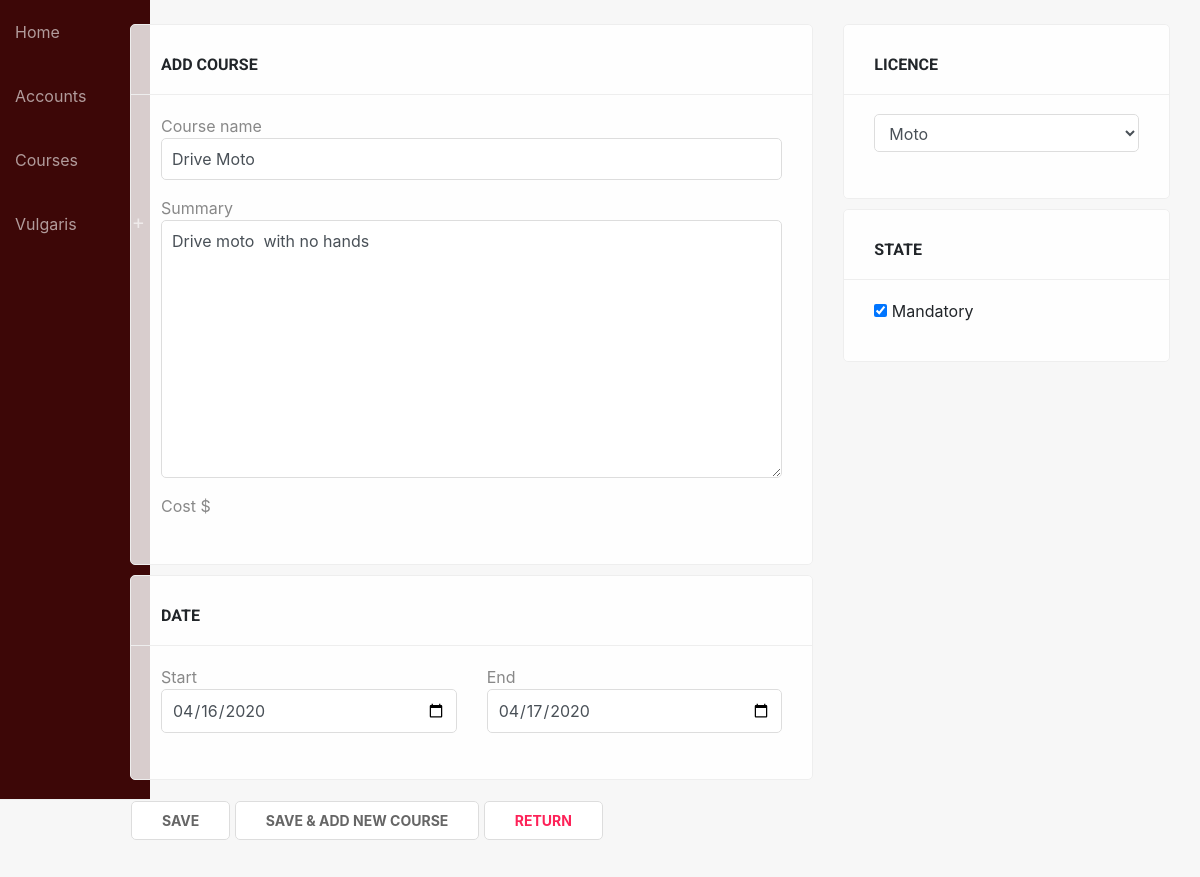
The app's page /permits/course/1/edit/ (signed in) with its own data.
### drive/models.py (models this page shows, shortened)
class Student(models.Model):
    user = models.OneToOneField(User, on_delete=models.CASCADE, null=True)
    first_name = models.CharField(max_length=100, null=True)
    last_name = models.CharField(max_length=100, null=True)
    email = models.EmailField(max_length=100, null=True)
    permit = models.ForeignKey(Permit, on_delete=models.SET_NULL, null=True)
    country = models.ForeignKey(State, on_delete=models.SET_NULL, null=True)
    city = models.CharField(max_length=100, null=True)
    course = models.ManyToManyField(Course, related_name='course', blank=True)
    course_instructor = models.ManyToManyField(Course, related_name='course_instructor', blank=True)

class Course(models.Model):
    name = models.CharField(max_length=200)
    summary = models.TextField(max_length=600, null=True, blank=True)
    permit = models.ForeignKey(Permit, on_delete=models.CASCADE)
    start_date = models.DateField()
    end_date = models.DateField()
    cost = models.IntegerField(null=True, default=0)
    obligative = models.BooleanField(default=True)

### drive/views.py (the view)
# urls.py: path('permits/course/<int:pk>/edit/', views.course_edit, name='course_edit'),
def course_edit(request, pk):
    users = User.objects.all()
    course = get_object_or_404(Course, pk=pk)
    if request.method == 'POST':
        form = CourseAddForm(request.POST, instance=course)
        if form.is_valid():
            form.save()
            return redirect('permit_single', pk=request.POST.get('permit'))
    else:
        form = CourseAddForm(instance=course)
    if request.user.is_authenticated and request.user.is_superuser:
        return render(
            request, 'course_add.html', {'form': form, 'permit': pk, 'users': users, 'course': pk},
        )
    else:
        return redirect('login')

### drive/forms.py
class CourseAddForm(forms.ModelForm):
    class Meta:
        model = Course
        fields = '__all__'
        widgets = {
            'start_date': DateInput(),
            'end_date': DateInput()
        }
    def __init__(self, *args, **kwargs):
        super().__init__(*args, **kwargs)
        self.fields['name'].widget.attrs.update({'class': 'form-control'})
        self.fields['summary'].widget.attrs.update({'class': 'form-control'})
        self.fields['permit'].widget.attrs.update({'class': 'form-control'})
        self.fields['start_date'].widget.attrs.update({'class': 'form-control'})
        self.fields['end_date'].widget.attrs.update({'class': 'form-control'})
        self.fields['cost'].widget.attrs.update({'class': 'form-control'})

### drive/models.py (called while the page is built)
    def __str__(self):
        return self.name

### drive/templates/course_add.html (shortened to what this page needs)
{% extends 'base_generic.html' %} {% block content %}
<div class="container">
    <form method="post">{% csrf_token %}
        <div class="row justify-content-center">
            <div class="col-md-8 col-xs-12">
                <div class="card-box">
                    <h6>Add Course</h6>
                    <div class="form-group">
                        <span class="faded">Course name</span> {{ form.name }}
                    </div>
                    <div class="form-group">
                        <span class="faded">Summary</span> {{ form.summary }}
                    </div>
                    <div class="form-group">
                        <span class="faded">Cost $</span> {{ form.credits }}
                    </div>
                </div>
                <div class="card-box">
                    <h6>Date</h6>
                    <div class="row">
                        <div class="col-md-6">
                            <div class="form-group">
                                <span class="faded">Start</span> {{ form.start_date }}
                            </div>
                        </div>
                        <div class="col-md-6">
                            <div class="form-group">
                                <span class="faded">End</span> {{ form.end_date }}
                            </div>
                        </div>
                    </div>
                </div>
                <div class="empty-box">
                    <input class="btn btn-primary" name="submit" type="submit" value="Save"/>
                    <input class="btn btn-primary" name="submit" type="submit" value="Save & add new course"/>
                    <a class="no-float btn btn-danger" href="#">Return</a>
                </div>
            </div>
            {% url 'course_add' pk=permit as add_course %}
            <div class="col-md-4 col-xs-12">
                <div class="card-box">
                    <h6>Licence</h6>
                    <div class="form-group">
                        {{ form.permit }}
                    </div>
                </div>
                <div class="card-box">
                    <h6>State</h6>
                    <label>
                        {{ form.obligative }} Mandatory
                    </label>
                </div>
            </div>
        </div>
    </form>
</div>
{% endblock %} {% block javascript %} {% load static %}
{% endblock %}

### drive/templates/base_generic.html (shortened to what this page needs)
{% load static %}
<html>
<head>
    <link rel="stylesheet" href="https://use.fontawesome.com/releases/v5.0.12/css/all.css">
    <link rel="stylesheet" href="{% static 'css/bootstrap.min.css' %}">
    <link rel="stylesheet" href="{% static 'css/main.css' %}">
    <link rel="stylesheet" href="{% static 'fonts/fontawesome-all.min.css' %}">
</head>
<body>
    <div class="wrapper">
        <div class="container-fluid">
            <div class="row">
                <div class="no-padding col-md-1 col-sm-4">
                    <header>
                        <nav>
                            {% url 'home' as hom %} {% url 'students' as acc %} {% url 'permits' as prog %} {% url 'login' as log %} {% url 'student_detail' pk=user.student.pk as sd %}
                            <a href="{% url 'home' %}" {% if request.path == hom %} class="active" {% endif %}>Home</a>
                            <a href="{% url 'students' %}" {% if request.path == acc %} class="active" {% endif %}>Accounts</a>
                            <a href="{% url 'permits' %}" {% if request.path == prog %} class="active" {% endif %}>Courses</a>
                            <div>
                                {% if not user.is_authenticated %}
                                <a href="{% url 'login' %}" {% if request.path == log %} class="active" {% endif %}>Login</a> {% else %}
                                <div class="dd">
                                    <a {% if request.path == sd %} class="active" {% endif %}>{{ user.student.first_name }}</a>
                                </div>
                                {% endif %}
                            </div>
                        </nav>
                    </header>
                </div>
                <div class="col-md-11 col-sm-8">
                    <br>
                    {% block content %} {% endblock %}
                </div>
            </div>
        </div>
    </div>
</body>
</html>

### drive/static/css/main.css (style rules this page uses)
* { --main-color: #006992; }
body { display: flex; flex-direction: column; background-color: #f7f7f7; min-height: 100vh; }
.wrapper { flex: 1; }
.no-padding { padding: 0; }
nav { background-color: #3d0707; margin-bottom: 15px; border-bottom: 1px solid #eee; height: 100vh; position: fixed; min-width: 150px; }
nav a { display: block; padding: 20px 15px; color: rgba(255, 255, 255, .6); transition: 100ms ease; }
.dd::before, .minus::before { content: '+'; position: absolute; right: 0; font-size: 20px; margin-top: 15px; margin-right: 5px; }
.dd { position: relative; cursor: pointer; display: block; color: rgba(255, 255, 255, .6); }
.shadow-box, .card-box, .empty-box { padding: 30px; border-radius: 5px; margin-bottom: 10px; display: block; border: 1px solid #eee; position: relative; background-color: rgba(255, 255, 255, .8); position: relative; overflow: hidden; }
.card-box:not(.no-shade)::before { content: ''; width: 100%; height: 70px; border-bottom: 1px solid #eee; z-index: 1; left: 0; top: 0; position: absolute; }
.card-box h6 { z-index: 5; margin-bottom: 40px; text-transform: uppercase; font-family: "Roboto"; font-weight: bold; }
.empty-box { border-color: transparent; background-color: transparent; padding: 10px 0; }
.btn { border: none; text-transform: uppercase; font-size: normal; font-weight: bold; border-radius: 4px; position: relative; padding: 6px 20px; padding-left: 30px; }
.btn-primary, .empty-box a.btn-primary, .empty-box button.btn-primary, input.btn-primary, .btn-third, .btn-danger { border-radius: 5px; background-color: #fff; border: 1px solid #ddd; color: #666; font-size: 14px; box-shadow: none; padding: 8px 30px; background: #fff; }
.btn-danger { float: right; color: #FD2258 !important; }
.no-float { float: none; }
.form-control, .form-control[readonly], .input-styled input, .input-styled select { border-radius: 5px; background-color: #fff; width: 100%; padding: 8px 10px; border-color: #ddd; transition: 200ms ease; }
.faded { color: #888; }

### records on screen
Course: name "Drive Moto", summary "Drive moto with no hands", start_date "04/16/2020", end_date "04/17/2020", permit "Moto", obligative "☑"

### other values on screen
{{ user.student.first_name }} "Vulgaris"
